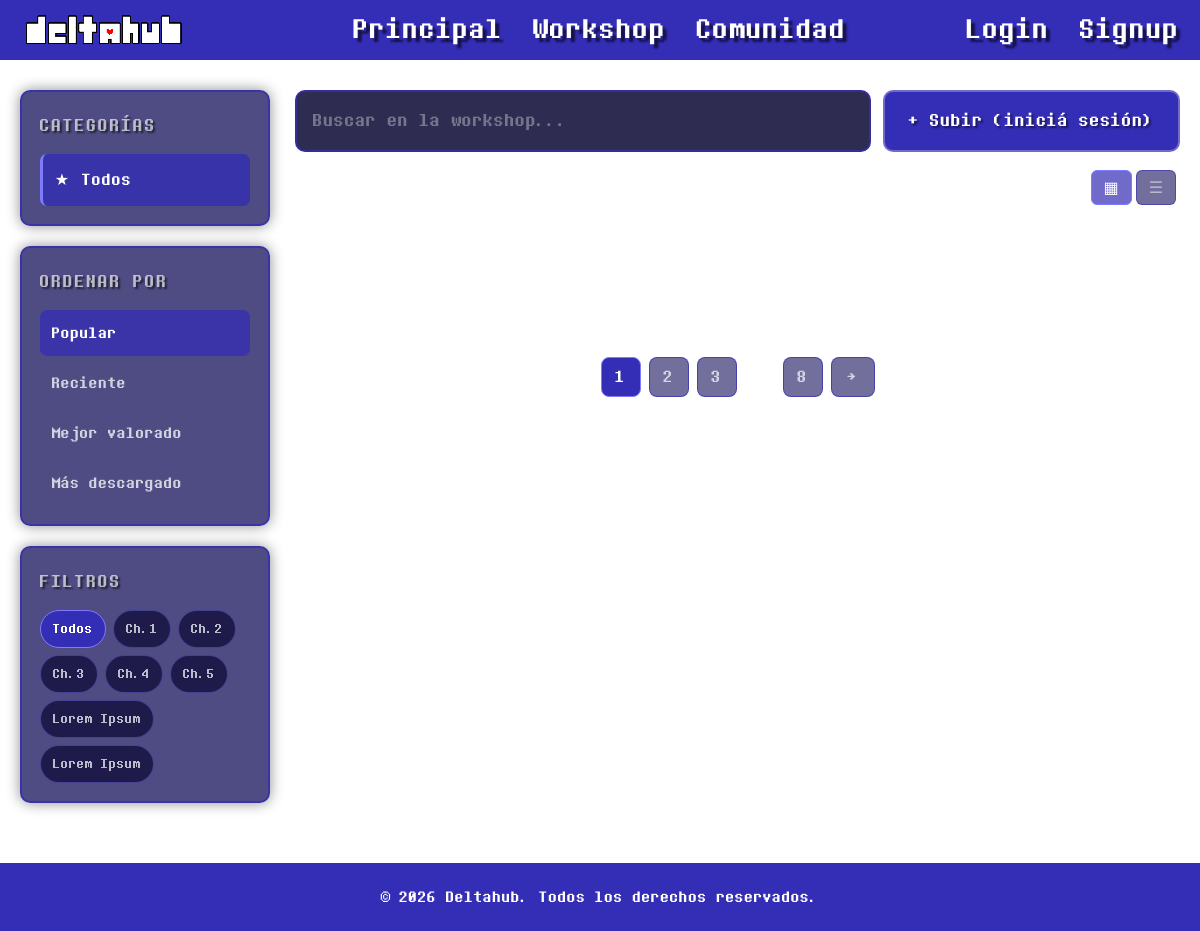
Before: /workshop.php with the older database file.
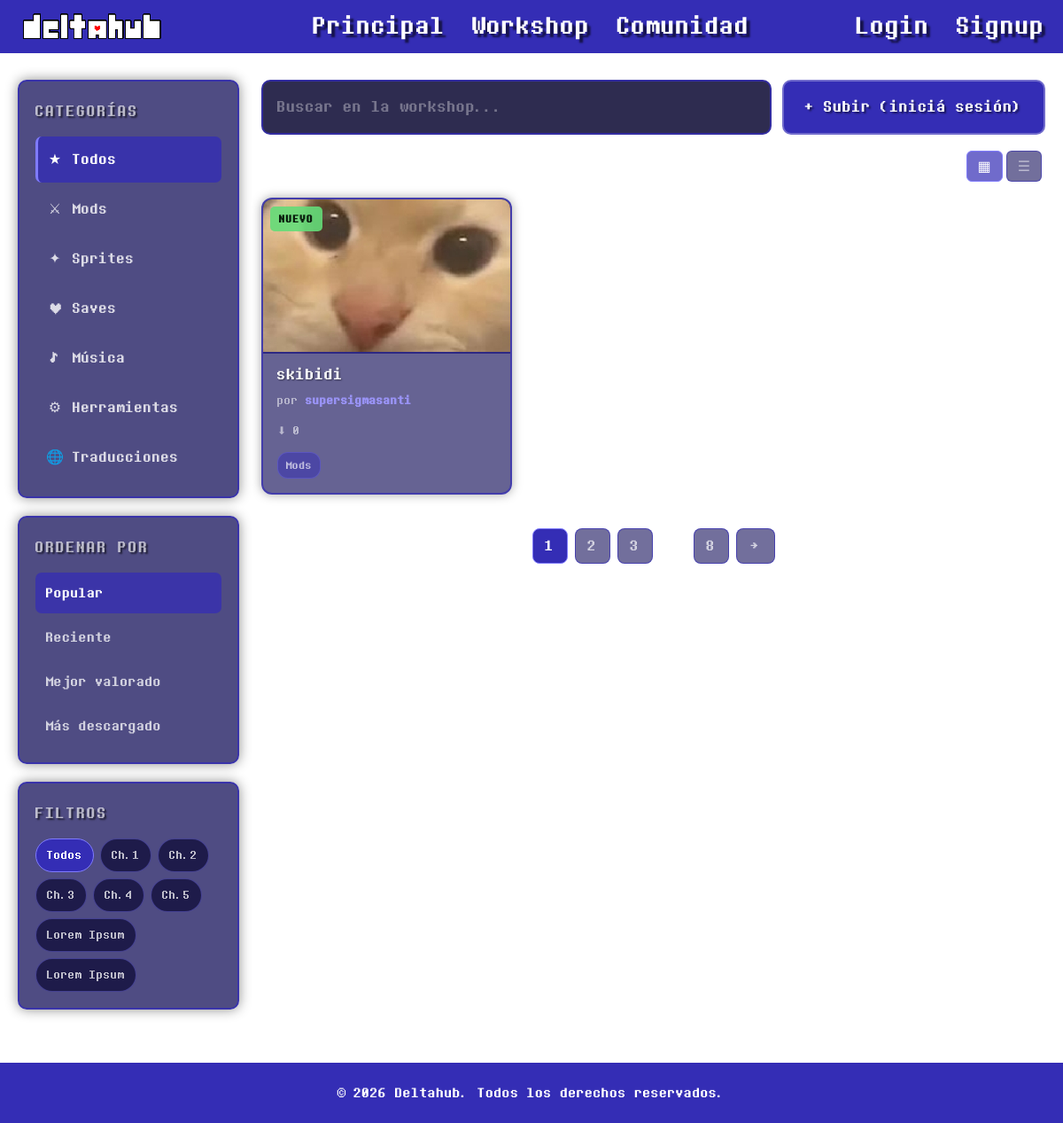
After: the same page with the newer database file.
### tables this page shows
CREATE TABLE `categorias` (
  `id` int(11) NOT NULL,
  `nombre` varchar(50) NOT NULL
);

CREATE TABLE `items` (
  `id` int(11) NOT NULL,
  `usuario_id` int(11) NOT NULL,
  `categoria_id` int(11) NOT NULL,
  `titulo` varchar(100) NOT NULL,
  `descripcion` text DEFAULT NULL,
  `imagen_portada` varchar(255) DEFAULT NULL,
  `fecha_publicacion` datetime DEFAULT current_timestamp(),
  `fecha_actualizacion` datetime DEFAULT NULL,
  `descargas` int(11) DEFAULT 0
);

CREATE TABLE `usuarios` (
  `id` int(11) NOT NULL,
  `nombre_usuario` varchar(50) NOT NULL,
  `email` varchar(100) NOT NULL,
  `password_hash` varchar(255) NOT NULL,
  `avatar_url` varchar(255) DEFAULT NULL,
  `fecha_registro` datetime DEFAULT current_timestamp(),
  `rol` enum('usuario','moderador','admin') DEFAULT 'usuario'
);

### workshop.php (the view, shortened to what this page needs)
<?php
require_once "config/database.php";
function slugify($texto) {
    $texto = mb_strtolower($texto, 'UTF-8');
    $texto = str_replace(['á','é','í','ó','ú','ñ'], ['a','e','i','o','u','n'], $texto);
    return preg_replace('/[^a-z0-9]+/', '', $texto);
}
$iconos_categoria = [
    'mods' => '⚔',
    'sprites' => '✦',
    'saves' => '♥',
    'musica' => '♪',
    'herramientas' => '⚙',
    'traducciones' => '🌐',
];
$categorias = $pdo->query("SELECT id, nombre FROM categorias ORDER BY id")->fetchAll();
$items = $pdo->query("
    SELECT items.*, usuarios.nombre_usuario, categorias.nombre AS categoria_nombre
    FROM items
    JOIN usuarios ON items.usuario_id = usuarios.id
    JOIN categorias ON items.categoria_id = categorias.id
    ORDER BY items.fecha_publicacion DESC
")->fetchAll();
?>
<!DOCTYPE html>
<html lang="es">
<head>
    <link rel="stylesheet" href="style.css">
</head>
<body class="workshop">
    <header>
        <a href="index.php" class="header-logo-LoginRegister">
            <img src="imagenes/DeltahubLogo3px.png" alt="logo deltahub">
        </a>
        <a href="index.php" id="shadow">Principal</a>
        <a href="workshop.php" id="shadow">Workshop</a>
        <a href="community.html" id="shadow">Comunidad</a>
        <div class="auth">
            <?php if (isset($_SESSION["usuario_id"])): ?>
                <a href="cuenta.php" id="shadow">
                    <?php echo htmlspecialchars($_SESSION["nombre_usuario"]); ?>
                </a>
                <a href="logout.php" id="shadow">
                    Logout
                </a>
            <?php else: ?>
                <a href="login.html" id="shadow">
                    Login
                </a>
                <a href="register.html" id="shadow">
                    Signup
                </a>
            <?php endif; ?>
        </div>
    </header>
    <main class="workshop-layout">
        <aside class="ws-sidebar">
            <div class="ws-sidebar-section">
                <h3 class="ws-sidebar-title">Categorías</h3>
                <ul class="ws-category-list">
                    <li class="ws-category active" data-category="all">
                        <span class="ws-cat-icon">★</span> Todos
                    </li>
                    <?php foreach ($categorias as $cat):
                        $slug = slugify($cat['nombre']);
                        $icono = $iconos_categoria[$slug] ?? '★';
                    ?>
                    <li class="ws-category" data-category="<?php echo $slug; ?>">
                        <span class="ws-cat-icon"><?php echo $icono; ?></span> <?php echo htmlspecialchars($cat['nombre']); ?>
                    </li>
                    <?php endforeach; ?>
                </ul>
            </div>
            <div class="ws-sidebar-section">
                <h3 class="ws-sidebar-title">Ordenar por</h3>
                <ul class="ws-sort-list">
                    <li class="ws-sort active" data-sort="popular">Popular</li>
                    <li class="ws-sort" data-sort="reciente">Reciente</li>
                    <li class="ws-sort" data-sort="valorado">Mejor valorado</li>
                    <li class="ws-sort" data-sort="descargas">Más descargado</li>
                </ul>
            </div>
            <div class="ws-sidebar-section">
                <h3 class="ws-sidebar-title">Filtros</h3>
                <div class="ws-filter-tags">
                    <button class="ws-tag active">Todos</button>
                    <button data-category="capitulo1" class="ws-tag">Ch.1</button>
                    <button class="ws-tag">Ch.2</button>
                    <button class="ws-tag">Ch.3</button>
                    <button class="ws-tag">Ch.4</button>
                    <button class="ws-tag">Ch.5</button>
                    <button class="ws-tag">Lorem Ipsum</button>
                    <button class="ws-tag">Lorem Ipsum</button>
                </div>
            </div>
        </aside>
        <section class="ws-content">
            <div class="ws-searchbar">
                <div class="ws-search-input-wrap">
                    <input type="text" id="ws-search" placeholder="Buscar en la workshop..." autocomplete="off">
                </div>
                <?php if (isset($_SESSION["usuario_id"])): ?>
                    <a href="subir.php"><button class="ws-upload-btn">+ Subir</button></a>
                <?php else: ?>
                    <a href="login.html"><button class="ws-upload-btn">+ Subir (iniciá sesión)</button></a>
                <?php endif; ?>
            </div>
            <div class="ws-results-bar">
                <span class="ws-results-count">Mostrando <strong><?php echo count($items); ?></strong> resultados</span>
                <div class="ws-view-toggle">
                    <button class="ws-view-btn active" data-view="grid" title="Vista cuadrícula">▦</button>
                    <button class="ws-view-btn" data-view="list" title="Vista lista">☰</button>
                </div>
            </div>
            <div class="ws-grid">
                <?php if (empty($items)): ?>
                    <p style="color:rgba(255,255,255,0.6); font-family:'Delta2';">
                    </p>
                <?php endif; ?>
                <?php foreach ($items as $item): ?>
                    <?php
                        $slug_item = slugify($item['categoria_nombre']);
                        $es_nuevo = (strtotime($item['fecha_publicacion']) >= strtotime('-7 days'));
                        $tipo_label = mb_strtoupper(mb_substr($item['categoria_nombre'], 0, 4), 'UTF-8');
                    ?>
                    <article class="ws-item" data-category="<?php echo $slug_item; ?>">
                        <div class="ws-item-thumb">
                            <?php if (!empty($item['imagen_portada'])): ?>
                                <img src="<?php echo htmlspecialchars($item['imagen_portada']); ?>" alt=""
                                     style="width:100%; height:100%; object-fit:cover;">
                            <?php else: ?>
                                <div class="ws-item-thumb-placeholder"><?php echo htmlspecialchars($tipo_label); ?></div>
                            <?php endif; ?>
                            <?php if ($es_nuevo): ?>
                                <span class="ws-item-badge new">Nuevo</span>
                            <?php endif; ?>
                        </div>
                        <div class="ws-item-info">
                            <h4 class="ws-item-title"><?php echo htmlspecialchars($item['titulo']); ?></h4>
                            <p class="ws-item-author">por <strong><?php echo htmlspecialchars($item['nombre_usuario']); ?></strong></p>
                            <div class="ws-item-meta">
                                <span class="ws-item-downloads">⬇ <?php echo (int)$item['descargas']; ?></span>
                            </div>
                            <div class="ws-item-tags">
                                <span class="ws-item-tag"><?php echo htmlspecialchars($item['categoria_nombre']); ?></span>
                            </div>
                        </div>
                    </article>
                <?php endforeach; ?>
            </div>
            <div class="ws-pagination">
                <button class="ws-page-btn active">1</button>
                <button class="ws-page-btn">2</button>
                <button class="ws-page-btn">3</button>
                <span class="ws-page-dots">...</span>
                <button class="ws-page-btn">8</button>
                <button class="ws-page-btn ws-page-next">→</button>
            </div>
        </section>
    </main>
    <footer>
        <p>&copy; 2026 Deltahub. Todos los derechos reservados.</p>
    </footer>
</body>
</html>

Changed rows visible on the page:
added categorias: nombre "⚔", nombre "Mods"
added categorias: nombre "✦", nombre "Sprites"
added categorias: nombre "♥", nombre "Saves"
added categorias: nombre "♪", nombre "Música"
added categorias: nombre "⚙", nombre "Herramientas"
added categorias: nombre "🌐", nombre "Traducciones"
added items: imagen_portada (picture), shows "NUEVO", titulo "skibidi", usuario.nombre_usuario "supersigmasanti", descargas "0", categoria.nombre "Mods"
